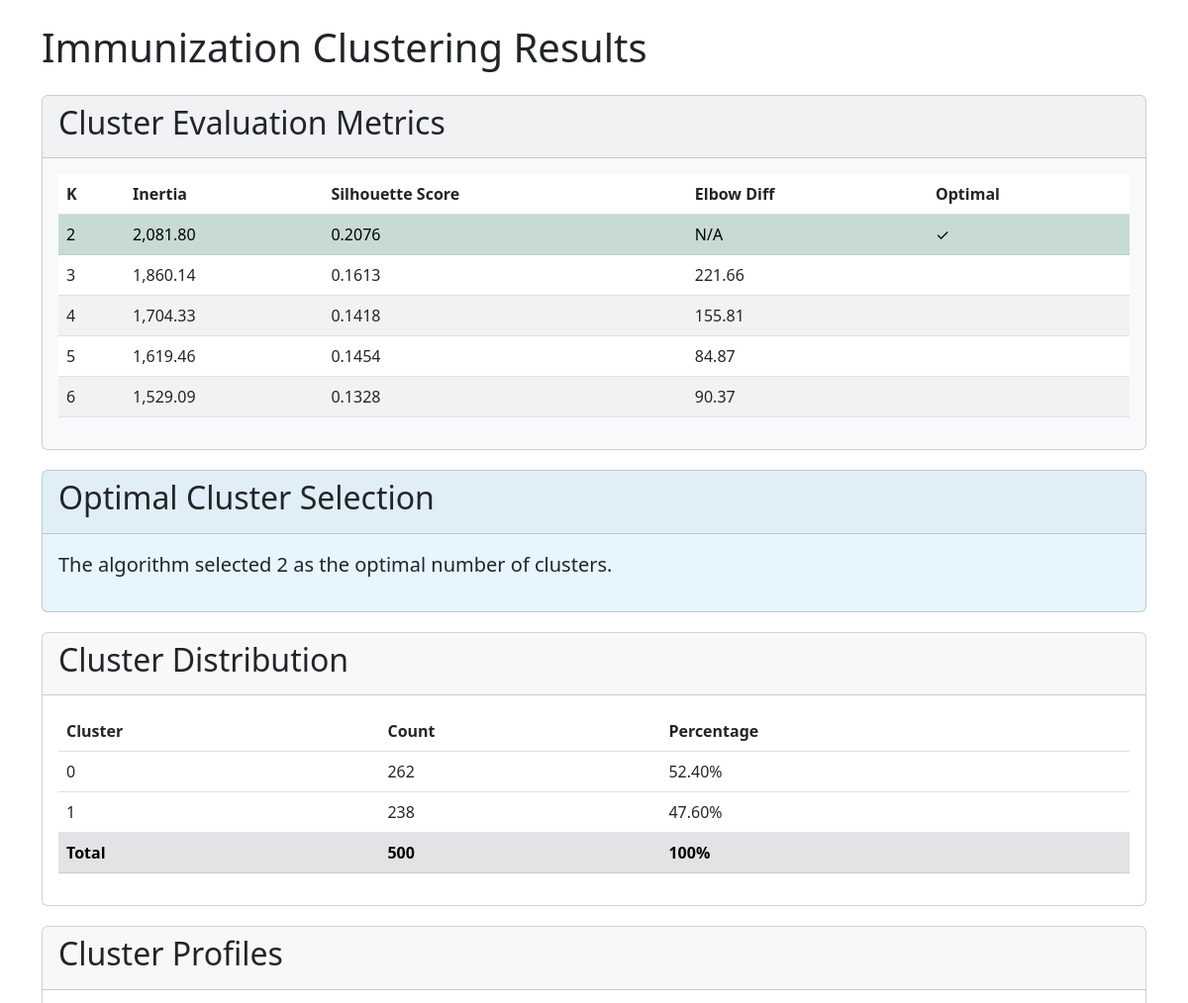
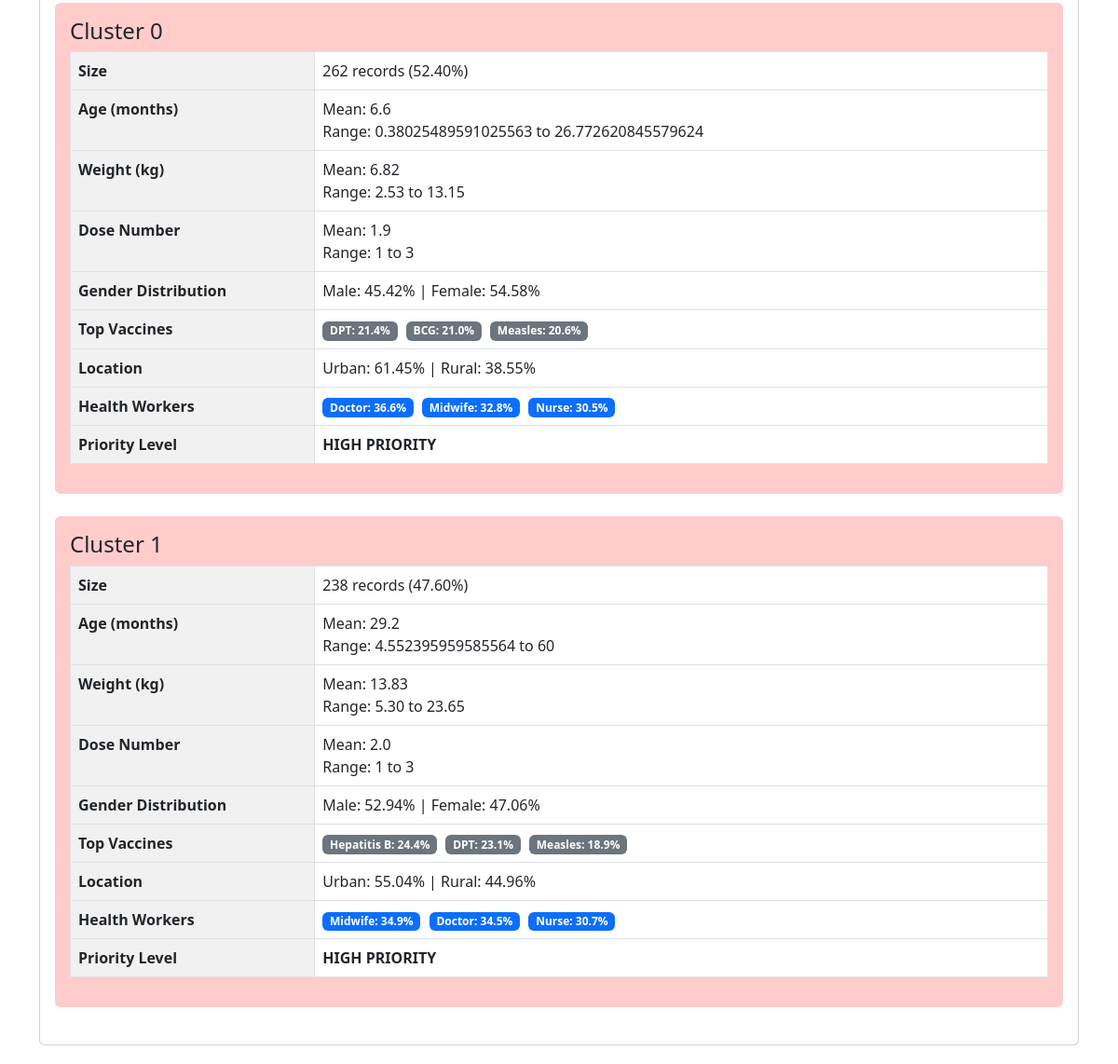
The app's page /healthapp/immunizationresult.php with its own data (2 pictures, top to bottom).
### tables this page shows
CREATE TABLE `immunization_clustering_metrics` (
  `k` bigint(20) DEFAULT NULL,
  `inertia` double DEFAULT NULL,
  `silhouette_score` double DEFAULT NULL,
  `elbow_diff` double DEFAULT NULL,
  `optimal_k` bigint(20) DEFAULT NULL
);

CREATE TABLE `immunization_clustering_results` (
  `age_in_months` double DEFAULT NULL,
  `weight` double DEFAULT NULL,
  `vaccine_type` text DEFAULT NULL,
  `dose` int(11) DEFAULT NULL,
  `gender` text DEFAULT NULL,
  `location` text DEFAULT NULL,
  `health_worker` text DEFAULT NULL,
  `cluster` int(11) DEFAULT NULL
);

### healthapp/immunizationresult.php (the view, shortened to what this page needs)
<?php
$servername = "localhost";
$username = "admin";
$password = "healthdata123";
$dbname = "healthdata";
$conn = new mysqli($servername, $username, $password, $dbname);
$metrics_sql = "SELECT * FROM immunization_clustering_metrics";
$metrics_result = $conn->query($metrics_sql);
$clusters_sql = "SELECT * FROM immunization_clustering_results";
$clusters_result = $conn->query($clusters_sql);
$optimal_k_sql = "SELECT k FROM immunization_clustering_metrics WHERE optimal_k = 1 LIMIT 1";
$optimal_k_result = $conn->query($optimal_k_sql);
$optimal_k_row = $optimal_k_result->fetch_assoc();
$optimal_k = $optimal_k_row['k'];
$cluster_profiles = array();
$cluster_counts = array();
$numeric_stats = array();
$categorical_stats = array();
for ($i = 0; $i < $optimal_k; $i++) {
    $cluster_profiles[$i] = array();
    $cluster_counts[$i] = 0;
    $numeric_stats[$i] = array(
        'age_sum' => 0,
        'age_count' => 0,
        'age_min' => PHP_INT_MAX,
        'age_max' => 0,
        'weight_sum' => 0,
        'weight_min' => PHP_INT_MAX,
        'weight_max' => 0,
        'dose_sum' => 0,
        'dose_min' => PHP_INT_MAX,
        'dose_max' => 0
    );
    $categorical_stats[$i] = array(
        'gender' => array('male' => 0, 'female' => 0),
        'vaccine_type' => array(),
        'location' => array(),
        'health_worker' => array()
    );
}
if ($clusters_result->num_rows > 0) {
    while($row = $clusters_result->fetch_assoc()) {
        $cluster = $row['cluster'];
        $cluster_counts[$cluster]++;
        $numeric_stats[$cluster]['age_sum'] += $row['age_in_months'];
        $numeric_stats[$cluster]['age_count']++;
        $numeric_stats[$cluster]['age_min'] = min($numeric_stats[$cluster]['age_min'], $row['age_in_months']);
        $numeric_stats[$cluster]['age_max'] = max($numeric_stats[$cluster]['age_max'], $row['age_in_months']);
        $numeric_stats[$cluster]['weight_sum'] += $row['weight'];
        $numeric_stats[$cluster]['weight_min'] = min($numeric_stats[$cluster]['weight_min'], $row['weight']);
        $numeric_stats[$cluster]['weight_max'] = max($numeric_stats[$cluster]['weight_max'], $row['weight']);
        $numeric_stats[$cluster]['dose_sum'] += $row['dose'];
        $numeric_stats[$cluster]['dose_min'] = min($numeric_stats[$cluster]['dose_min'], $row['dose']);
        $numeric_stats[$cluster]['dose_max'] = max($numeric_stats[$cluster]['dose_max'], $row['dose']);
        $gender = strtolower($row['gender']);
        if (isset($categorical_stats[$cluster]['gender'][$gender])) {
            $categorical_stats[$cluster]['gender'][$gender]++;
        }
        $vaccine = $row['vaccine_type'];
        if (!isset($categorical_stats[$cluster]['vaccine_type'][$vaccine])) {
            $categorical_stats[$cluster]['vaccine_type'][$vaccine] = 0;
        }
        $categorical_stats[$cluster]['vaccine_type'][$vaccine]++;
        $location = $row['location'];
        if (!isset($categorical_stats[$cluster]['location'][$location])) {
            $categorical_stats[$cluster]['location'][$location] = 0;
        }
        $categorical_stats[$cluster]['location'][$location]++;
        $worker = $row['health_worker'];
        if (!isset($categorical_stats[$cluster]['health_worker'][$worker])) {
            $categorical_stats[$cluster]['health_worker'][$worker] = 0;
        }
        $categorical_stats[$cluster]['health_worker'][$worker]++;
    }
}
for ($i = 0; $i < $optimal_k; $i++) {
    $cluster_profiles[$i]['count'] = $cluster_counts[$i];
    $total = $cluster_counts[$i];
    $cluster_profiles[$i]['age_mean'] = $numeric_stats[$i]['age_sum'] / $total;
    $cluster_profiles[$i]['age_min'] = $numeric_stats[$i]['age_min'];
    $cluster_profiles[$i]['age_max'] = $numeric_stats[$i]['age_max'];
    $cluster_profiles[$i]['weight_mean'] = $numeric_stats[$i]['weight_sum'] / $total;
    $cluster_profiles[$i]['weight_min'] = $numeric_stats[$i]['weight_min'];
    $cluster_profiles[$i]['weight_max'] = $numeric_stats[$i]['weight_max'];
    $cluster_profiles[$i]['dose_mean'] = $numeric_stats[$i]['dose_sum'] / $total;
    $cluster_profiles[$i]['dose_min'] = $numeric_stats[$i]['dose_min'];
    $cluster_profiles[$i]['dose_max'] = $numeric_stats[$i]['dose_max'];
    $cluster_profiles[$i]['gender_male'] = round(($categorical_stats[$i]['gender']['male'] / $total) * 100, 2);
    $cluster_profiles[$i]['gender_female'] = round(($categorical_stats[$i]['gender']['female'] / $total) * 100, 2);
    arsort($categorical_stats[$i]['vaccine_type']);
    $cluster_profiles[$i]['top_vaccines'] = array_slice($categorical_stats[$i]['vaccine_type'], 0, 3, true);
    $cluster_profiles[$i]['location_urban'] = isset($categorical_stats[$i]['location']['Urban']) ?
        round(($categorical_stats[$i]['location']['Urban'] / $total) * 100, 2) : 0;
    $cluster_profiles[$i]['location_rural'] = isset($categorical_stats[$i]['location']['Rural']) ?
        round(($categorical_stats[$i]['location']['Rural'] / $total) * 100, 2) : 0;
    arsort($categorical_stats[$i]['health_worker']);
    $cluster_profiles[$i]['top_workers'] = array_slice($categorical_stats[$i]['health_worker'], 0, 3, true);
    $cluster_profiles[$i]['priority'] = 'low-priority';
    if ($cluster_profiles[$i]['age_mean'] < 6 ||
        isset($cluster_profiles[$i]['top_vaccines']['BCG']) ||
        isset($cluster_profiles[$i]['top_vaccines']['Measles'])) {
        $cluster_profiles[$i]['priority'] = 'high-priority';
    } elseif ($cluster_profiles[$i]['age_mean'] < 12 ||
             isset($cluster_profiles[$i]['top_vaccines']['DPT'])) {
        $cluster_profiles[$i]['priority'] = 'medium-priority';
    }
}
?>
<!DOCTYPE html>
<html lang="en">
<head>
    <link href="https://cdn.jsdelivr.net/npm/bootstrap@5.3.0/dist/css/bootstrap.min.css" rel="stylesheet">
</head>
<body>
    <div class="container mt-4">
        <h1 class="mb-4">Immunization Clustering Results</h1>
        <div class="card metric-card">
            <div class="card-header">
                <h2>Cluster Evaluation Metrics</h2>
            </div>
            <div class="card-body">
                <div class="table-responsive">
                    <table class="table table-striped">
                        <thead>
                            <tr>
                                <th>K</th>
                                <th>Inertia</th>
                                <th>Silhouette Score</th>
                                <th>Elbow Diff</th>
                                <th>Optimal</th>
                            </tr>
                        </thead>
                        <tbody>
                            <?php while($row = $metrics_result->fetch_assoc()): ?>
                            <tr <?= $row['optimal_k'] ? 'class="table-success"' : '' ?>>
                                <td><?= $row['k'] ?></td>
                                <td><?= number_format($row['inertia'], 2) ?></td>
                                <td><?= number_format($row['silhouette_score'], 4) ?></td>
                                <td><?= $row['elbow_diff'] ? number_format($row['elbow_diff'], 2) : 'N/A' ?></td>
                                <td><?= $row['optimal_k'] ? '✓' : '' ?></td>
                            </tr>
                            <?php endwhile; ?>
                        </tbody>
                    </table>
                </div>
            </div>
        </div>
        <div class="card optimal-card">
            <div class="card-header">
                <h2>Optimal Cluster Selection</h2>
            </div>
            <div class="card-body">
                <p class="lead">The algorithm selected <strong><?= $optimal_k ?></strong> as the optimal number of clusters.</p>
            </div>
        </div>
        <div class="card">
            <div class="card-header">
                <h2>Cluster Distribution</h2>
            </div>
            <div class="card-body">
                <div class="table-responsive">
                    <table class="table">
                        <thead>
                            <tr>
                                <th>Cluster</th>
                                <th>Count</th>
                                <th>Percentage</th>
                            </tr>
                        </thead>
                        <tbody>
                            <?php
                            $total = array_sum($cluster_counts);
                            foreach ($cluster_counts as $cluster => $count):
                                $percentage = ($count / $total) * 100;
                            ?>
                            <tr>
                                <td><?= $cluster ?></td>
                                <td><?= $count ?></td>
                                <td><?= number_format($percentage, 2) ?>%</td>
                            </tr>
                            <?php endforeach; ?>
                            <tr class="table-secondary">
                                <td><strong>Total</strong></td>
                                <td><strong><?= $total ?></strong></td>
                                <td><strong>100%</strong></td>
                            </tr>
                        </tbody>
                    </table>
                </div>
            </div>
        </div>
        <div class="card">
            <div class="card-header">
                <h2>Cluster Profiles</h2>
            </div>
            <div class="card-body">
                <?php foreach ($cluster_profiles as $cluster => $profile): ?>
                <div class="mb-4 <?= $profile['priority'] ?> p-3 rounded">
                    <h4>Cluster <?= $cluster ?></h4>
                    <div class="table-responsive">
                        <table class="table table-bordered profile-table">
                            <tr>
                                <th width="25%">Size</th>
                                <td><?= $profile['count'] ?> records (<?= number_format(($profile['count'] / $total) * 100, 2) ?>%)</td>
                            </tr>
                            <tr>
                                <th>Age (months)</th>
                                <td>
                                    Mean: <?= number_format($profile['age_mean'], 1) ?><br>
                                    Range: <?= $profile['age_min'] ?> to <?= $profile['age_max'] ?>
                                </td>
                            </tr>
                            <tr>
                                <th>Weight (kg)</th>
                                <td>
                                    Mean: <?= number_format($profile['weight_mean'], 2) ?><br>
                                    Range: <?= number_format($profile['weight_min'], 2) ?> to <?= number_format($profile['weight_max'], 2) ?>
                                </td>
                            </tr>
                            <tr>
                                <th>Dose Number</th>
                                <td>
                                    Mean: <?= number_format($profile['dose_mean'], 1) ?><br>
                                    Range: <?= $profile['dose_min'] ?> to <?= $profile['dose_max'] ?>
                                </td>
                            </tr>
                            <tr>
                                <th>Gender Distribution</th>
                                <td>
                                    Male: <?= $profile['gender_male'] ?>% |
                                    Female: <?= $profile['gender_female'] ?>%
                                </td>
                            </tr>
                            <tr>
                                <th>Top Vaccines</th>
                                <td>
                                    <?php foreach ($profile['top_vaccines'] as $vaccine => $count):
                                        $pct = ($count / $profile['count']) * 100;
                                    ?>
                                    <span class="badge badge-vaccine">
                                        <?= $vaccine ?>: <?= number_format($pct, 1) ?>%
                                    </span>
                                    <?php endforeach; ?>
                                </td>
                            </tr>
                            <tr>
                                <th>Location</th>
                                <td>
                                    Urban: <?= $profile['location_urban'] ?>% |
                                    Rural: <?= $profile['location_rural'] ?>%
                                </td>
                            </tr>
                            <tr>
                                <th>Health Workers</th>
                                <td>
                                    <?php foreach ($profile['top_workers'] as $worker => $count):
                                        $pct = ($count / $profile['count']) * 100;
                                    ?>
                                    <span class="badge badge-worker">
                                        <?= $worker ?>: <?= number_format($pct, 1) ?>%
                                    </span>
                                    <?php endforeach; ?>
                                </td>
                            </tr>
                            <tr>
                                <th>Priority Level</th>
                                <td class="fw-bold">
                                    <?= strtoupper(str_replace('-', ' ', $profile['priority'])) ?>
                                </td>
                            </tr>
                        </table>
                    </div>
                </div>
                <?php endforeach; ?>
            </div>
        </div>
    </div>
</body>
</html>

### healthapp/immunizationresult.php (style rules this page uses)
.card { margin-bottom: 20px; }
.metric-card { background-color: #f8f9fa; }
.optimal-card { background-color: #e7f5ff; }
.profile-table th { background-color: #f1f1f1; }
.badge-vaccine { background-color: #6c757d; margin-right: 5px; }
.badge-worker { background-color: #0d6efd; margin-right: 5px; }
.high-priority { background-color: #ffcccc; }

### records on screen
immunization_clustering_metrics: k "2", inertia "2,081.80", silhouette_score "0.2076", shows "N/A"
immunization_clustering_metrics: k "3", inertia "1,860.14", silhouette_score "0.1613", elbow_diff "221.66"
immunization_clustering_metrics: k "4", inertia "1,704.33", silhouette_score "0.1418", elbow_diff "155.81"
immunization_clustering_metrics: k "5", inertia "1,619.46", silhouette_score "0.1454", elbow_diff "84.87"
immunization_clustering_metrics: k "6", inertia "1,529.09", silhouette_score "0.1328", elbow_diff "90.37"
immunization_clustering_results: vaccine_type "DPT", health_worker "Nurse"

### other values on screen
$cluster "0"
$count "262"
$percentage "52.40"
$cluster "1"
$count "238"
$percentage "47.60"
$total "500"
$profile['count'] "262"
$profile['age_mean'] "6.6"
$profile['age_min'] "0.38025489591025563"
$profile['age_max'] "26.772620845579624"
$profile['weight_mean'] "6.82"
$profile['weight_min'] "2.53"
$profile['weight_max'] "13.15"
$profile['dose_mean'] "1.9"
